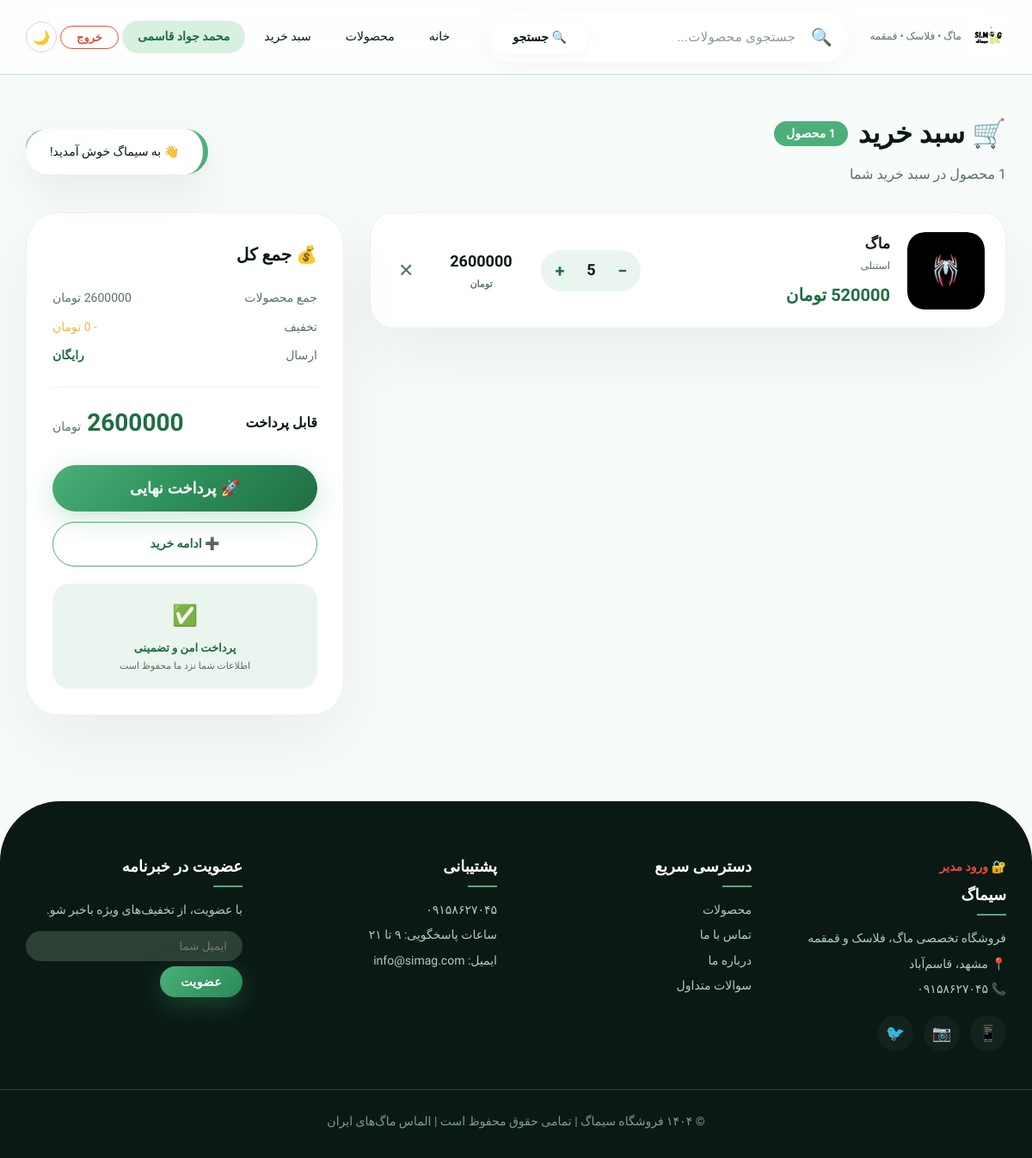
Page /cart/ (signed in) on the committed database.
### accounts/models.py (models this page shows, shortened)
class User(AbstractUser):
    username = None
    phone = models.CharField(max_length=11, unique=True)
    is_verified = models.BooleanField(default=False)
    full_name = models.CharField(max_length=100, blank=True, null=True)
    email = models.EmailField(blank=True, null=True)
    address = models.TextField(blank=True, null=True)
    postal_code = models.CharField(max_length=10, blank=True, null=True)
    USERNAME_FIELD = 'phone'
    REQUIRED_FIELDS = ['email']
    objects = UserManager()

### cart/models.py (models this page shows, shortened)
class CartItem(models.Model):
    cart = models.ForeignKey(Cart, on_delete=models.CASCADE, related_name='items')
    product = models.ForeignKey(Product, on_delete=models.CASCADE)
    quantity = models.PositiveIntegerField(default=1)
    created_at = models.DateTimeField(auto_now_add=True)
    updated_at = models.DateTimeField(auto_now=True)
    class Meta:
        unique_together = ('cart', 'product')
    @property
    def total_price(self):
        return self.product.price * self.quantity

### products/models.py (models this page shows, shortened)
class Product(models.Model):
    name = models.CharField(max_length=200)
    slug = models.SlugField(unique=True, blank=True, max_length=200)
    category = models.ForeignKey(Category, on_delete=models.CASCADE, related_name='products')
    description = models.TextField()
    price = models.PositiveIntegerField()
    material = models.CharField(max_length=100, blank=True)
    volume = models.CharField(max_length=50, blank=True)
    color = models.CharField(max_length=50, blank=True)
    weight = models.CharField(max_length=50, blank=True)
    brand = models.CharField(max_length=100, blank=True)
    is_active = models.BooleanField(default=True)
    is_featured = models.BooleanField(default=False, verbose_name='محصول ویژه (نمایش در صفحه اصلی)')
    created_at = models.DateTimeField(auto_now_add=True)
    updated_at = models.DateTimeField(auto_now=True)

class ProductImage(models.Model):
    product = models.ForeignKey(Product, on_delete=models.CASCADE, related_name='images')
    image = models.ImageField(upload_to='products/')
    is_main = models.BooleanField(default=False)
    order = models.PositiveSmallIntegerField(default=0)
    class Meta:
        ordering = ['order']

### cart/views.py (the view)
# urls.py: path('', views.cart_detail, name='cart_detail'),
@login_required
def cart_detail(request):
    cart, created = Cart.objects.get_or_create(user=request.user)
    cart_items = cart.items.all()
    total_price = cart.total_price
    discount = 0
    final_price = total_price - discount
    suggested_products = Product.objects.filter(is_active=True)[:3]
    context = {
        'cart_items': cart_items,
        'total_price': total_price,
        'discount': discount,
        'final_price': final_price,
        'suggested_products': suggested_products,
    }
    return render(request, 'cart/cart_detail.html', context)

### cart/models.py (called while the page is built)
    @property
    def total_price(self):
        return sum(item.total_price for item in self.items.all())

### cart/templates/cart/cart_detail.html (shortened to what this page needs)
{% extends 'base.html' %}
{% load static %}
{% block content %}
<div class="container" style="padding:40px 0;">
    <div style="display:flex;align-items:center;justify-content:space-between;flex-wrap:wrap;gap:20px;margin-bottom:30px;">
        <div>
            <h1 style="font-size:32px;font-weight:900;color:var(--dark);display:flex;align-items:center;gap:12px;">
                🛒 سبد خرید
                {% if cart_items %}
                <span style="font-size:14px;font-weight:700;color:#fff;background:var(--primary);padding:2px 14px;border-radius:40px;">
                    {{ cart_items|length }} محصول
                </span>
                {% endif %}
            </h1>
            <p style="color:var(--gray);margin-top:4px;">
                {% if cart_items %}
                {{ cart_items|length }} محصول در سبد خرید شما
                {% else %}
                سبد خرید شما خالی است 🛒
                {% endif %}
            </p>
        </div>
        {% if cart_items %}
        <a href="{% url 'products:product_list' %}" style="color:var(--primary);text-decoration:none;font-weight:600;font-size:14px;padding:8px 20px;border-radius:40px;border:1.5px solid var(--primary);transition:all 0.3s ease;">
        </a>
        {% endif %}
    </div>
    {% if cart_items %}
    <div style="display:grid;grid-template-columns:2fr 1fr;gap:30px;">
        <div>
            {% for item in cart_items %}
            <div style="background:var(--white);border-radius:28px;padding:20px 24px;margin-bottom:16px;border:1px solid #ecf3ec;box-shadow:var(--shadow);display:flex;align-items:center;gap:20px;position:relative;overflow:hidden;">
                <div style="width:90px;height:90px;border-radius:20px;background:var(--primary-soft);display:flex;align-items:center;justify-content:center;font-size:40px;flex-shrink:0;overflow:hidden;">
                    {% if item.product.images.first %}
                    <img src="{{ item.product.images.first.image.url }}" alt="{{ item.product.name }}" style="width:100%;height:100%;object-fit:cover;border-radius:20px;">
                    {% else %}
                    ☕
                    {% endif %}
                </div>
                <div style="flex:1;">
                    <a href="{% url 'products:product_detail' item.product.slug %}" style="text-decoration:none;color:var(--dark);font-weight:700;font-size:17px;">
                        {{ item.product.name }}
                    </a>
                    {% if item.product.brand %}
                    <div style="font-size:12px;color:var(--gray);">{{ item.product.brand }}</div>
                    {% endif %}
                    <div style="font-weight:700;color:var(--primary-dark);font-size:20px;margin-top:4px;">
                        {{ item.product.price|floatformat:0 }} تومان
                    </div>
                </div>
                <div style="display:flex;align-items:center;gap:12px;background:var(--primary-soft);padding:6px 12px;border-radius:40px;">
                    <span onclick="updateQuantity({{ item.id }}, 'decrease')" style="font-size:20px;font-weight:700;color:var(--primary-dark);padding:0 4px;cursor:pointer;">−</span>
                    <span id="qty-{{ item.id }}" style="font-weight:700;font-size:18px;min-width:30px;text-align:center;color:var(--dark);">{{ item.quantity }}</span>
                    <span onclick="updateQuantity({{ item.id }}, 'increase')" style="font-size:20px;font-weight:700;color:var(--primary-dark);padding:0 4px;cursor:pointer;">+</span>
                </div>
                <div style="font-weight:700;font-size:18px;color:var(--dark);min-width:100px;text-align:center;">
                    {{ item.total_price|floatformat:0 }}
                    <small style="font-size:11px;color:var(--gray);display:block;">تومان</small>
                </div>
                <button onclick="removeFromCart({{ item.id }})" style="background:transparent;border:none;font-size:22px;cursor:pointer;color:var(--gray);padding:8px;border-radius:50%;transition:all 0.4s;">
                    ✕
                </button>
            </div>
            {% endfor %}
        </div>
        <div style="position:sticky;top:100px;align-self:start;">
            <div style="background:var(--white);border-radius:38px;padding:30px;border:1px solid #ecf3ec;box-shadow:var(--shadow);">
                <h3 style="font-size:20px;font-weight:800;color:var(--dark);margin-bottom:20px;">💰 جمع کل</h3>
                <div style="border-bottom:1px solid #ecf3ec;padding-bottom:16px;margin-bottom:16px;">
                    <div style="display:flex;justify-content:space-between;margin-bottom:8px;font-size:14px;color:var(--gray);">
                        <span>جمع محصولات</span>
                        <span>{{ total_price|floatformat:0 }} تومان</span>
                    </div>
                    <div style="display:flex;justify-content:space-between;margin-bottom:8px;font-size:14px;color:var(--gray);">
                        <span>تخفیف</span>
                        <span style="color:var(--gold);">- {{ discount|floatformat:0 }} تومان</span>
                    </div>
                    <div style="display:flex;justify-content:space-between;margin-bottom:8px;font-size:14px;color:var(--gray);">
                        <span>ارسال</span>
                        <span style="color:var(--primary-dark);font-weight:600;">رایگان</span>
                    </div>
                </div>
                <div style="display:flex;justify-content:space-between;align-items:center;margin-bottom:24px;">
                    <span style="font-size:16px;font-weight:700;color:var(--dark);">قابل پرداخت</span>
                    <span style="font-size:28px;font-weight:900;color:var(--primary-dark);">
                        <small style="font-size:14px;font-weight:400;color:var(--gray);">تومان</small>
                    </span>
                </div>
                <button onclick="showToast('🚀 در حال انتقال به درگاه پرداخت...', 'success')" style="width:100%;padding:16px;border-radius:60px;border:none;background:linear-gradient(135deg,#4caf7a 0%,#2d8f5a 50%,#1f6e43 100%);color:#fff;font-weight:700;font-size:18px;cursor:pointer;box-shadow:0 8px 30px rgba(76,175,122,0.3);margin-bottom:12px;">
                    🚀 پرداخت نهایی
                </button>
                <a href="{% url 'products:product_list' %}" style="display:block;text-align:center;padding:12px;border-radius:40px;border:1.5px solid var(--primary);color:var(--primary-dark);font-weight:600;font-size:14px;text-decoration:none;transition:all 0.3s ease;background:transparent;">
                    ➕ ادامه خرید
                </a>
                <div style="margin-top:20px;padding:16px;background:var(--primary-soft);border-radius:20px;text-align:center;">
                    <div style="font-size:24px;margin-bottom:4px;">✅</div>
                    <div style="font-size:13px;font-weight:600;color:var(--primary-dark);">پرداخت امن و تضمینی</div>
                    <div style="font-size:11px;color:var(--gray);">اطلاعات شما نزد ما محفوظ است</div>
                </div>
            </div>
        </div>
    </div>
    {% endif %}
</div>
{% endblock %}

### templates/base.html (shortened to what this page needs)
<!DOCTYPE html>
{% load static %}
<html lang="fa" dir="rtl">
<head>
</head>
<body>
    <header class="header" id="mainHeader">
        <div class="container header-inner">
            <a href="{% url 'products:home' %}" class="logo">
                <img src="{% static 'images/logo.png' %}" alt="سیماگ" onerror="this.style.display='none'; this.nextElementSibling.style.display='flex'">
                <small>ماگ • فلاسک • قمقمه</small>
            </a>
            <div class="search-wrapper">
                <div class="search-container" id="searchContainer">
                    <span class="search-icon">🔍</span>
                    <input type="text" class="search-input" id="searchInput" placeholder="جستجوی محصولات..." autocomplete="off" onfocus="showSuggestions()" onblur="hideSuggestions()" oninput="handleSearchInput()" />
                    <button class="search-btn" onclick="performSearch()">🔍 جستجو</button>
                </div>
            </div>
            <div class="nav" id="mainNav">
                <a href="{% url 'products:home' %}">خانه</a>
                <a href="{% url 'products:product_list' %}">محصولات</a>
                <a href="{% url 'cart:cart_detail' %}">سبد خرید</a>
                {% if user.is_authenticated %}
                <a href="{% url 'accounts:profile' %}" style="font-weight:600;color:#1f6e43;background:#d8f0e0;padding:6px 18px;border-radius:30px;">
                    {{ user.full_name|default:user.phone }}
                </a>
                <form method="post" action="{% url 'accounts:logout' %}" style="display:inline;">
                    <button type="submit" style="background:transparent;border:1.5px solid #e74c3c;color:#e74c3c;padding:5px 18px;border-radius:30px;font-weight:600;font-size:13px;cursor:pointer;font-family:inherit;">خروج</button>
                </form>
                {% endif %}
                <button class="dark-toggle" onclick="toggleDarkMode()">🌙</button>
            </div>
        </div>
    </header>
    <main class="container">
        {% block content %}
        {% endblock %}
    </main>
    <div class="toast-container" id="toastContainer"></div>
    <footer class="footer">
        <div class="container footer-inner">
            <div class="footer-col">
                <a href="{% url 'accounts:admin_login' %}" style="color:#e74c3c;font-weight:600;">🔐 ورود مدیر</a>
                <h4>سیماگ</h4>
                <p>فروشگاه تخصصی ماگ، فلاسک و قمقمه</p>
                <p>📍 مشهد، قاسم‌آباد</p>
                <p>📞 ۰۹۱۵۸۶۲۷۰۴۵</p>
                <div class="footer-social">
                    <a href="#">📱</a>
                    <a href="#">📷</a>
                    <a href="#">🐦</a>
                </div>
            </div>
            <div class="footer-col">
                <h4>دسترسی سریع</h4>
                <a href="{% url 'products:product_list' %}">محصولات</a>
                <a href="{% url 'products:contact' %}">تماس با ما</a>
                <a href="#">درباره ما</a>
                <a href="#">سوالات متداول</a>
            </div>
            <div class="footer-col">
                <h4>پشتیبانی</h4>
                <a href="#">۰۹۱۵۸۶۲۷۰۴۵</a>
                <a href="#">ساعات پاسخگویی: ۹ تا ۲۱</a>
                <a href="#">ایمیل: info@simag.com</a>
            </div>
            <div class="footer-col">
                <h4>عضویت در خبرنامه</h4>
                <p>با عضویت، از تخفیف‌های ویژه باخبر شو.</p>
                <div style="display:flex;gap:6px;margin-top:12px;flex-wrap:wrap;">
                    <input type="email" placeholder="ایمیل شما" style="flex:1;padding:10px 18px;border-radius:40px;border:none;font-family:inherit;background:#2d4036;color:#fff;min-width:160px;outline:none;">
                    <button class="btn-primary" style="padding:10px 24px;font-size:14px;">عضویت</button>
                </div>
            </div>
        </div>
        <div class="container footer-bottom">
            © ۱۴۰۴ فروشگاه سیماگ | تمامی حقوق محفوظ است | الماس ماگ‌های ایران
        </div>
    </footer>
</body>
</html>

### rows in the picture
User: full_name "محمد جواد قاسمی"
CartItem: product.images.first.image (picture), product.name "ماگ", product.brand "استنلی", product.price "520000", quantity "5", total_price "2600000"
